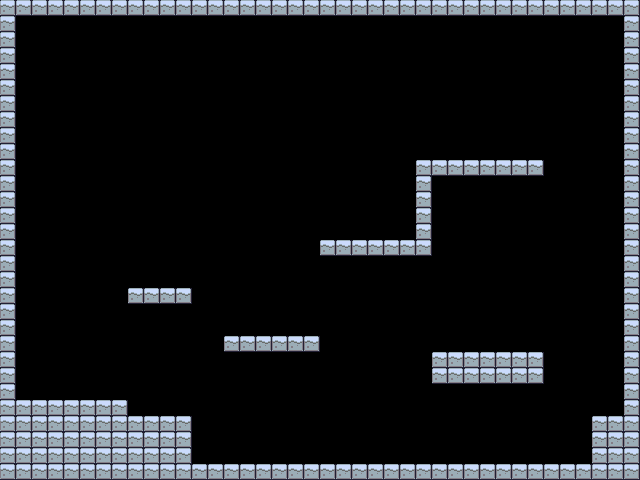

This is a level from a 2D game, rendered from its Tiled map with the project's own tilesets. A one-line summary and the complete map file follow:
An orthogonal 40x30 tile map with 16x16 px tiles, 1 tile layer (Tile Layer 1).

<map version="1.0" orientation="orthogonal" renderorder="right-down" width="40" height="30" tilewidth="16" tileheight="16">
 <tileset firstgid="1" name="signal" tilewidth="16" tileheight="16">
  <image source="../public/assets/tiles.png" width="128" height="128" />
 </tileset>
 <layer name="Tile Layer 1" width="40" height="30">
  <data encoding="csv">
1,1,1,1,1,1,1,1,1,1,1,1,1,1,1,1,1,1,1,1,1,1,1,1,1,1,1,1,1,1,1,1,1,1,1,1,1,1,1,1,
1,0,0,0,0,0,0,0,0,0,0,0,0,0,0,0,0,0,0,0,0,0,0,0,0,0,0,0,0,0,0,0,0,0,0,0,0,0,0,1,
1,0,0,0,0,0,0,0,0,0,0,0,0,0,0,0,0,0,0,0,0,0,0,0,0,0,0,0,0,0,0,0,0,0,0,0,0,0,0,1,
1,0,0,0,0,0,0,0,0,0,0,0,0,0,0,0,0,0,0,0,0,0,0,0,0,0,0,0,0,0,0,0,0,0,0,0,0,0,0,1,
1,0,0,0,0,0,0,0,0,0,0,0,0,0,0,0,0,0,0,0,0,0,0,0,0,0,0,0,0,0,0,0,0,0,0,0,0,0,0,1,
1,0,0,0,0,0,0,0,0,0,0,0,0,0,0,0,0,0,0,0,0,0,0,0,0,0,0,0,0,0,0,0,0,0,0,0,0,0,0,1,
1,0,0,0,0,0,0,0,0,0,0,0,0,0,0,0,0,0,0,0,0,0,0,0,0,0,0,0,0,0,0,0,0,0,0,0,0,0,0,1,
1,0,0,0,0,0,0,0,0,0,0,0,0,0,0,0,0,0,0,0,0,0,0,0,0,0,0,0,0,0,0,0,0,0,0,0,0,0,0,1,
1,0,0,0,0,0,0,0,0,0,0,0,0,0,0,0,0,0,0,0,0,0,0,0,0,0,0,0,0,0,0,0,0,0,0,0,0,0,0,1,
1,0,0,0,0,0,0,0,0,0,0,0,0,0,0,0,0,0,0,0,0,0,0,0,0,0,0,0,0,0,0,0,0,0,0,0,0,0,0,1,
1,0,0,0,0,0,0,0,0,0,0,0,0,0,0,0,0,0,0,0,0,0,0,0,0,0,1,1,1,1,1,1,1,1,0,0,0,0,0,1,
1,0,0,0,0,0,0,0,0,0,0,0,0,0,0,0,0,0,0,0,0,0,0,0,0,0,1,0,0,0,0,0,0,0,0,0,0,0,0,1,
1,0,0,0,0,0,0,0,0,0,0,0,0,0,0,0,0,0,0,0,0,0,0,0,0,0,1,0,0,0,0,0,0,0,0,0,0,0,0,1,
1,0,0,0,0,0,0,0,0,0,0,0,0,0,0,0,0,0,0,0,0,0,0,0,0,0,1,0,0,0,0,0,0,0,0,0,0,0,0,1,
1,0,0,0,0,0,0,0,0,0,0,0,0,0,0,0,0,0,0,0,0,0,0,0,0,0,1,0,0,0,0,0,0,0,0,0,0,0,0,1,
1,0,0,0,0,0,0,0,0,0,0,0,0,0,0,0,0,0,0,0,1,1,1,1,1,1,1,0,0,0,0,0,0,0,0,0,0,0,0,1,
1,0,0,0,0,0,0,0,0,0,0,0,0,0,0,0,0,0,0,0,0,0,0,0,0,0,0,0,0,0,0,0,0,0,0,0,0,0,0,1,
1,0,0,0,0,0,0,0,0,0,0,0,0,0,0,0,0,0,0,0,0,0,0,0,0,0,0,0,0,0,0,0,0,0,0,0,0,0,0,1,
1,0,0,0,0,0,0,0,1,1,1,1,0,0,0,0,0,0,0,0,0,0,0,0,0,0,0,0,0,0,0,0,0,0,0,0,0,0,0,1,
1,0,0,0,0,0,0,0,0,0,0,0,0,0,0,0,0,0,0,0,0,0,0,0,0,0,0,0,0,0,0,0,0,0,0,0,0,0,0,1,
1,0,0,0,0,0,0,0,0,0,0,0,0,0,0,0,0,0,0,0,0,0,0,0,0,0,0,0,0,0,0,0,0,0,0,0,0,0,0,1,
1,0,0,0,0,0,0,0,0,0,0,0,0,0,1,1,1,1,1,1,0,0,0,0,0,0,0,0,0,0,0,0,0,0,0,0,0,0,0,1,
1,0,0,0,0,0,0,0,0,0,0,0,0,0,0,0,0,0,0,0,0,0,0,0,0,0,0,1,1,1,1,1,1,1,0,0,0,0,0,1,
1,0,0,0,0,0,0,0,0,0,0,0,0,0,0,0,0,0,0,0,0,0,0,0,0,0,0,1,1,1,1,1,1,1,0,0,0,0,0,1,
1,0,0,0,0,0,0,0,0,0,0,0,0,0,0,0,0,0,0,0,0,0,0,0,0,0,0,0,0,0,0,0,0,0,0,0,0,0,0,1,
1,1,1,1,1,1,1,1,0,0,0,0,0,0,0,0,0,0,0,0,0,0,0,0,0,0,0,0,0,0,0,0,0,0,0,0,0,0,0,1,
1,1,1,1,1,1,1,1,1,1,1,1,0,0,0,0,0,0,0,0,0,0,0,0,0,0,0,0,0,0,0,0,0,0,0,0,0,1,1,1,
1,1,1,1,1,1,1,1,1,1,1,1,0,0,0,0,0,0,0,0,0,0,0,0,0,0,0,0,0,0,0,0,0,0,0,0,0,1,1,1,
1,1,1,1,1,1,1,1,1,1,1,1,0,0,0,0,0,0,0,0,0,0,0,0,0,0,0,0,0,0,0,0,0,0,0,0,0,1,1,1,
1,1,1,1,1,1,1,1,1,1,1,1,1,1,1,1,1,1,1,1,1,1,1,1,1,1,1,1,1,1,1,1,1,1,1,1,1,1,1,1
</data>
 </layer>
</map>
